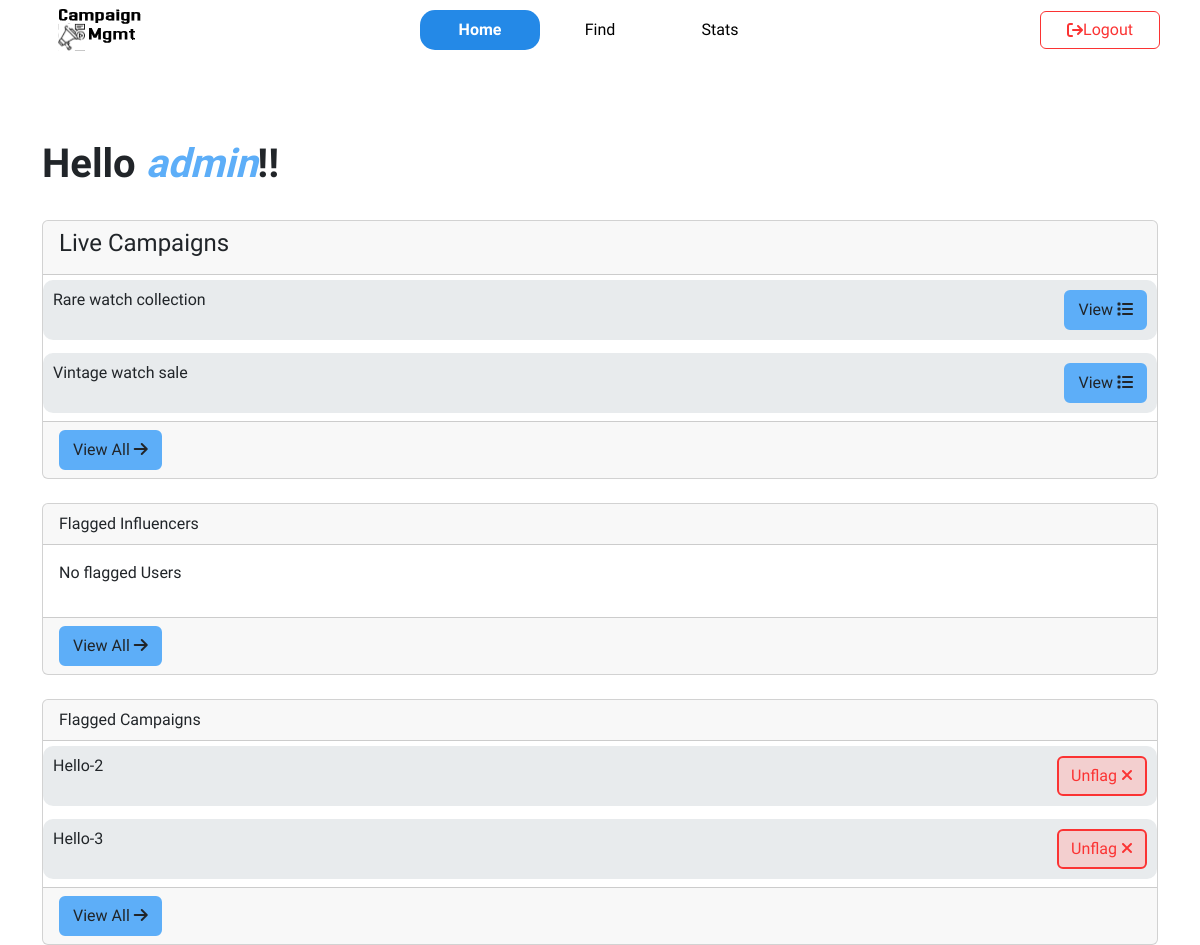
Screenshot of /home (signed in) with the database file from the repository.
### model.py (models this page shows)
class Campaign(db.Model):
    id = db.Column(db.Integer, primary_key=True, autoincrement=True)
    spon_id = db.Column(db.Integer, db.ForeignKey('sponsor.id'), nullable=False)
    name = db.Column(db.String(80), nullable=False)
    budget = db.Column(db.Integer, nullable=False)
    desc = db.Column(db.String(255))
    category = db.Column(db.String(50))
    status = db.Column(db.String(20))
    start_date = db.Column(db.Date, nullable=True)
    end_date = db.Column(db.Date, nullable=True)
    goal_users = db.Column(db.String(80))
    is_flagged = db.Column(db.Boolean)
    ads = db.relationship('Ad', backref='campaign', lazy=True, cascade='all, delete-orphan')

### routes_admin.py (the view)
@app.route('/home')
@admin_required
def admin_home():
    current_date = date.today()
    camps = Campaign.query.filter( Campaign.end_date > current_date).all()
    flag_users = Influencer.query.filter(Influencer.is_flagged).all()
    flag_camps = Campaign.query.filter(Campaign.is_flagged).all()
    return render_template('admin/home_admin.html', active='home',user=session['username'],campaigns=camps,flag_users=flag_users,flag_campaigns=flag_camps)

### wrappers.py (called while the page is built)
def login_required(func):
    @wraps(func)
    def wrapper(*args, **kwargs):
        if 'username' not in session:
            flash("You need to login first","danger")
            return redirect(url_for('login'))
        retrieve_user()
        if not user:
            session.clear()
            return redirect(url_for('login'))
        return func(*args, **kwargs)
    return wrapper

def retrieve_user():
    global user
    user = User.query.filter_by(username=session['username']).first()

def admin_required(func):
    @wraps(func)
    @login_required
    def wrapper():
        if user.username != session['username'] or user.role != session['role'] or user.role != 'admin':
            session.clear()
            flash("Not authorized","danger")
            return redirect(url_for('login'))
        return func()
    return wrapper

### templates/admin/home_admin.html (shortened to what this page needs)
{% extends 'layout_inner.html' %}
{% block content %}
<div class="container">
    <h1>Hello <span class="heading">{{user}}</span>!!</h1>
    <br>
    <div class="live_campaigns">
        <div class="card">
            <div class="card-header"><h4>Live Campaigns</h4></div>
                {% for camp in campaigns[:3]%}
                <div class="cust_card">
                    <div class="cust_card_body" style="width: 50%;">
                        <h6 class="card-title">{{camp.name}}</h6>
                    </div>
                    <div class="cust_card_body_right center-item">
                        <a href="{{ url_for('view_campaign', campaign_id=camp.id) }}" class="btn">View <i class="fa fa-list" aria-hidden="true"></i></a>
                    </div>
                </div>
                {% endfor %}
            <div class="card-footer">
                <a href="{{url_for("search_all",filter_option="camps")}}" class="btn" type="submit">
                    View All <i class="fa fa-arrow-right" aria-hidden="true"></i>
                </a>
            </div>
        </div>
    </div>
    <br>
    <div class="flagged-users">
        <div class="card">
            <div class="card-header">Flagged Influencers</div>
                {% if flag_users|length == 0 %}
                <div class="card-body">
                    <p>No flagged Users</p>
                </div>
                {% endif %}
            <div class="card-footer">
                <a  href="{{url_for("search_all",filter_option="flag_influ")}}"  class="btn" type="submit">
                    View All <i class="fa fa-arrow-right" aria-hidden="true"></i>
                </a>
            </div>
          </div>
    </div>
    <br>
    <div class="flagged-campaigns">
        <div class="card">
            <div class="card-header">Flagged Campaigns</div>
                {% for camp in flag_campaigns[:3]%}
                <div class="cust_card">
                    <div class="cust_card_body" style="width: 50%;">
                        <h6 class="card-title">{{camp.name}}</h6>
                    </div>
                    <div class="cust_card_body_right center-item">
                        <a href="{{url_for('unflag_camp',id=camp.id)}}" class="btn btn_red">Unflag <i class="fa fa-close" aria-hidden="true"></i></a>
                    </div>
                </div>
                {% endfor %}
            <div class="card-footer">
                <a href="{{url_for('search_all',filter_option='flag_camps')}}" class="btn" type="submit">
                    View All <i class="fa fa-arrow-right" aria-hidden="true"></i>
                </a>
            </div>
          </div>
    </div>
</div>
{% endblock %}

### static/universal_styles.css (style rules this page uses)
.btn { background-color: #5daef8; border: 2px solid #5daef8; }
.btn_red { background-color: #fcbdbd98; border: 2px solid #fb3333; color:#fb3333 }
html, body { font-family: "Josefin Sans", sans-serif; font-optical-sizing: auto; }
.heading { font-weight: bolder; color: #5DAEF8; font-style: italic; }
.cust_card { border: 1px solid rgba(0, 0, 0, 0.614); border-radius: 10px; padding: 10px; display: flex !important; flex-direction: row; width: 100% !important; margin: 5px 0 8px 0 }
.cust_card_body { flex-grow: 1; }
.cust_card_body_right { margin-left:auto }

### templates/admin/home_admin.html (style rules this page uses)
.cust_card { height:5% !important; border:none !important; background-color: rgba(219, 223, 227, 0.627); }
h1 { margin-top: 10vh; font-weight: bolder; }

### rows the page displays
Campaign: name "Rare watch collection"
Campaign: name "Vintage watch sale"
Campaign: name "Hello-2"
Campaign: name "Hello-3"

### other values shown
{{ user }} "admin"
